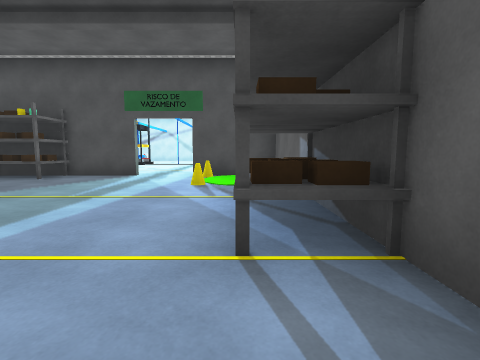
view 1 (above)

14 first-person views from a walk through a scene from a Unity 3-D project. The camera is 1.2 m above the floor, tilts 6° down and sees 85° across. The floor is counted in squares, 2 m on a side. Each view is taken from the middle of a square. On the plan, view 1 faces up. The plan holds only what a view shows up to about 9 squares ahead; the rest is blank. The place goes on beyond the plan. The player character is not drawn. Surface patterns are stand-ins for the level's own textures.

view 2
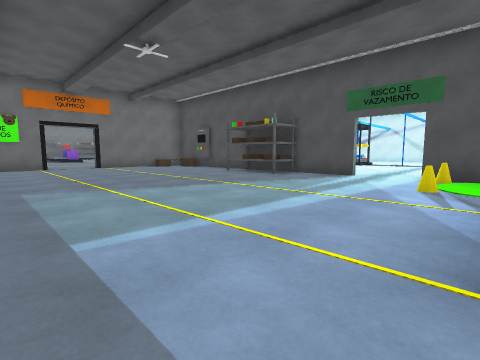

view 3
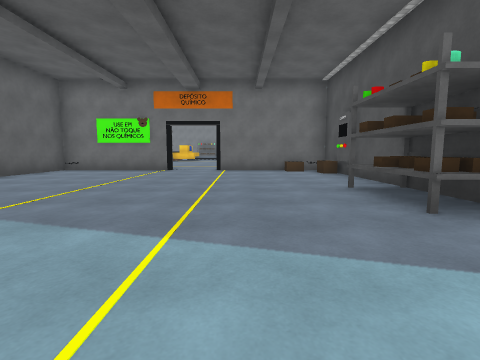

view 4
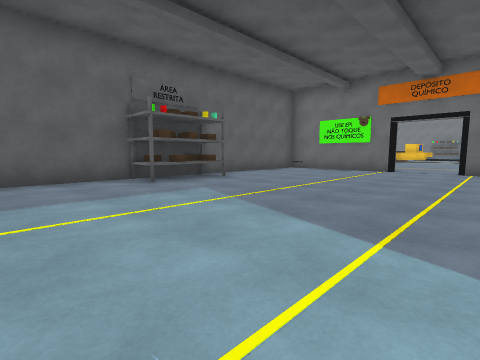

view 5
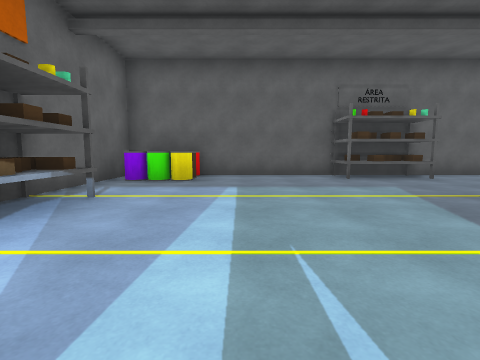

view 6
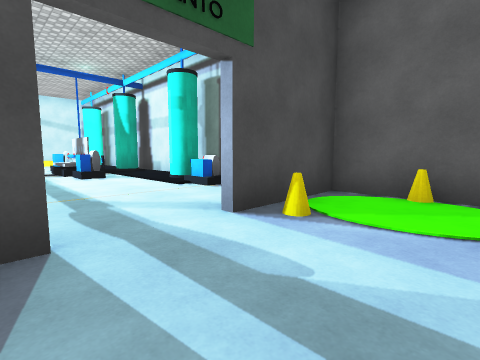

view 7
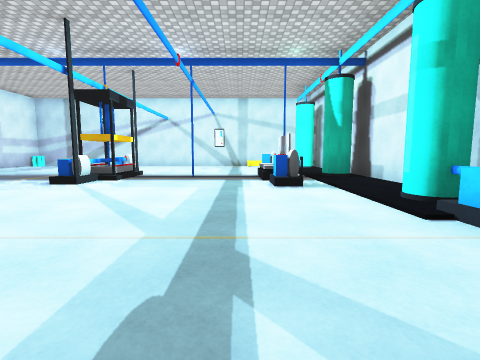

view 8
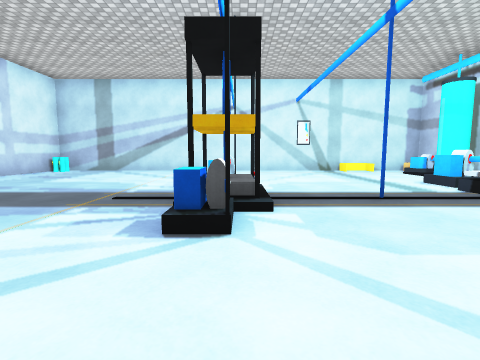

view 9
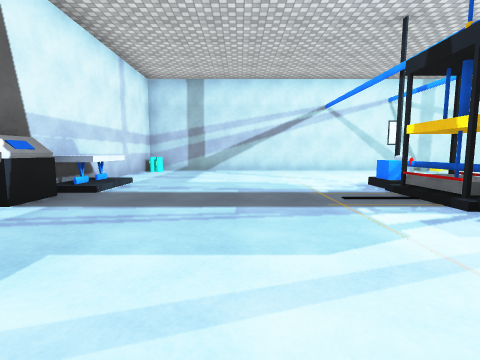

view 10
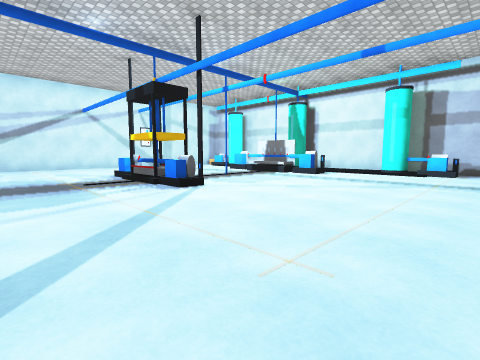

view 11
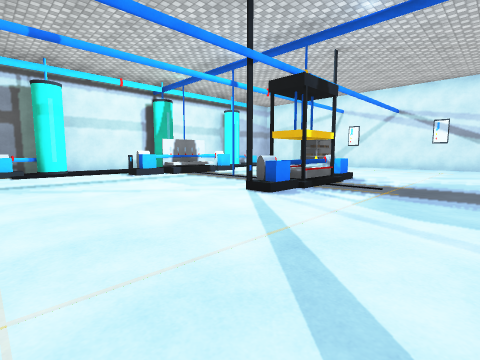

view 12
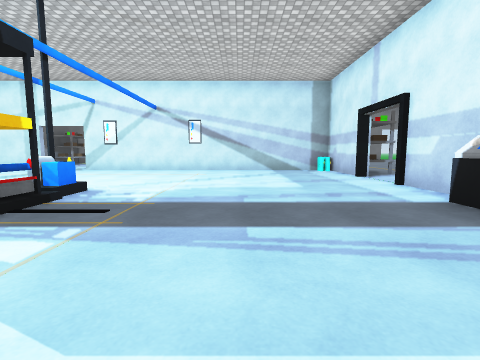

view 13
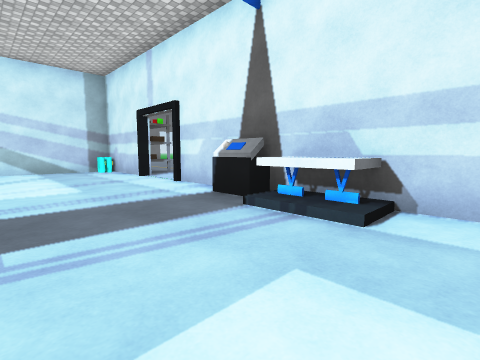

view 14
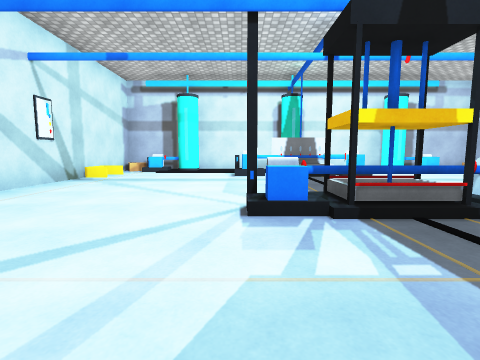

### Floor plan
Points are (right, up) in squares from view 1. A wall is a line through its corners. A room is listed if a view was taken in it or the views show most of it. See-through windows are left out.
Room 1 (views 1, 2, 3, 4, 5, 6, 7)
walls: (-4.7, 6.8) (-4.7, 5.9) (-5, 5.9); (-6, -1) (-6, -1.6); (-2.6, 6.9) (-10.5, 6.9); (0.1, 1.4) (0.1, 1.9) (0.9, 1.9); (0.5, 1.7) (0, 1.7); (0.5, 1.5) (0.5, 2.1); (-11, 1.8) (-11, -2) (0.9, -2) (0.9, 6.9) (-1.2, 6.9); (-11, 6.5) (-11, 3.1)
ways out: opening at (-2, 7) to room 2; opening at (-11, 2.5)
objects: other object (-6, 6); other object (-5, -1); other object (-1, 5); other object (-1, 6); other object (0, 3); other object (1, 6)
Room 2 (views 8, 9, 10, 11, 12, 13, 14)
walls: (-11, 12.6) (-11, 11.1); (-11, 14.5) (-11, 13.6); (-11, 9.6) (-11, 7.5); (-1.2, 7) (0.9, 7) (0.9, 18.7) (-11, 18.7) (-11, 15.5); (-10.5, 7) (-2.6, 7)
ways out: opening at (-2, 7) to room 1; opening at (-11, 10.5); opening at (-10.7, 14)
objects: other object (-11, 18); other object (-6, 13); other object (-6, 14); other object (-5, 11); other object (-5, 12); other object (-5, 13); other object (-5, 14); other object (-5, 15); other object (-5, 16); other object (-4, 13); other object (-4, 14); other object (-1, 12); other object (-1, 13) to (-1, 14); other object (-1, 15); other object (0, 9); other object (0, 10); other object (0, 13); other object (0, 17)

Where each view was taken, in squares from view 1:
view 1: 0 up, 0 right, facing up
view 2: 0 up, 0 right, facing up-left
view 3: 4 up, 2 left, facing left
view 4: 4 up, 2 left, facing down-left
view 5: 5 up, 2 left, facing down
view 6: 5 up, 3 left, facing up-right
view 7: 7 up, 2 left, facing up
view 8: 10 up, 5 left, facing up
view 9: 10 up, 8 left, facing up
view 10: 8 up, 8 left, facing up-right
view 11: 18 up, 8 left, facing down-right
view 12: 16 up, 8 left, facing down
view 13: 16 up, 8 left, facing down-left
view 14: 15 up, 8 left, facing right
